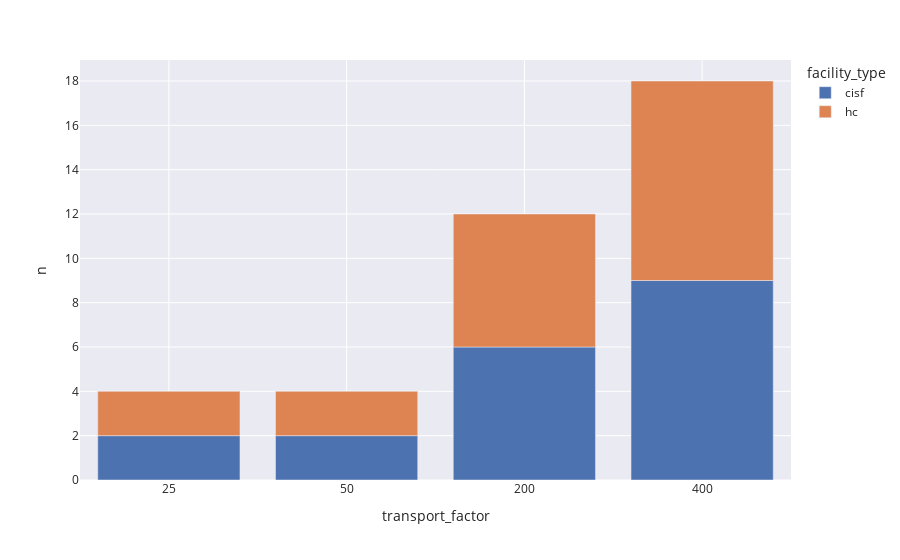

The code cell stored with this chart in its notebook:
### Code cell
px.bar(
    tf_construction_df,
    x="transport_factor",
    y="n",
    color="facility_type",
    template="seaborn"
)

### Figure 1 — Plotly figure (JSON) as saved in the notebook; plotly's stock layout.template omitted (floating-point values rounded to 4 significant figures)
{"data": [{"alignmentgroup": "True", "hovertemplate": "facility_type=cisf<br>transport_factor=%{x}<br>n=%{y}<extra></extra>", "legendgroup": "cisf", "marker": {"color": "rgb(76,114,176)", "pattern": {"shape": ""}}, "name": "cisf", "offsetgroup": "cisf", "orientation": "v", "showlegend": true, "textposition": "auto", "type": "bar", "x": ["25", "50", "200", "400"], "xaxis": "x", "y": [2, 2, 6, 9], "yaxis": "y"}, {"alignmentgroup": "True", "hovertemplate": "facility_type=hc<br>transport_factor=%{x}<br>n=%{y}<extra></extra>", "legendgroup": "hc", "marker": {"color": "rgb(221,132,82)", "pattern": {"shape": ""}}, "name": "hc", "offsetgroup": "hc", "orientation": "v", "showlegend": true, "textposition": "auto", "type": "bar", "x": ["25", "50", "200", "400"], "xaxis": "x", "y": [2, 2, 6, 9], "yaxis": "y"}], "layout": {"barmode": "relative", "legend": {"title": {"text": "facility_type"}, "tracegroupgap": 0}, "margin": {"t": 60}, "xaxis": {"anchor": "y", "domain": [0, 1], "title": {"text": "transport_factor"}}, "yaxis": {"anchor": "x", "domain": [0, 1], "title": {"text": "n"}}}}
